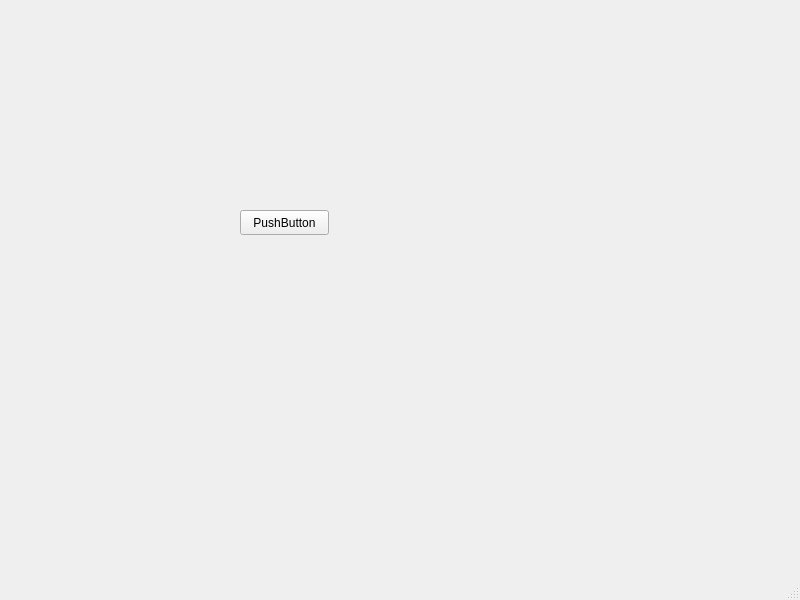
<?xml version="1.0" encoding="UTF-8"?>
<ui version="4.0">
 <class>MainWindow</class>
 <widget class="QMainWindow" name="MainWindow">
  <property name="geometry">
   <rect>
    <x>0</x>
    <y>0</y>
    <width>800</width>
    <height>600</height>
   </rect>
  </property>
  <property name="windowTitle">
   <string>MainWindow</string>
  </property>
  <widget class="QWidget" name="centralwidget">
   <widget class="QPushButton" name="pushButton">
    <property name="geometry">
     <rect>
      <x>240</x>
      <y>210</y>
      <width>89</width>
      <height>25</height>
     </rect>
    </property>
    <property name="text">
     <string>PushButton</string>
    </property>
   </widget>
  </widget>
  <widget class="QMenuBar" name="menubar">
   <property name="geometry">
    <rect>
     <x>0</x>
     <y>0</y>
     <width>800</width>
     <height>28</height>
    </rect>
   </property>
  </widget>
  <widget class="QStatusBar" name="statusbar"/>
 </widget>
 <resources/>
 <connections/>
</ui>
